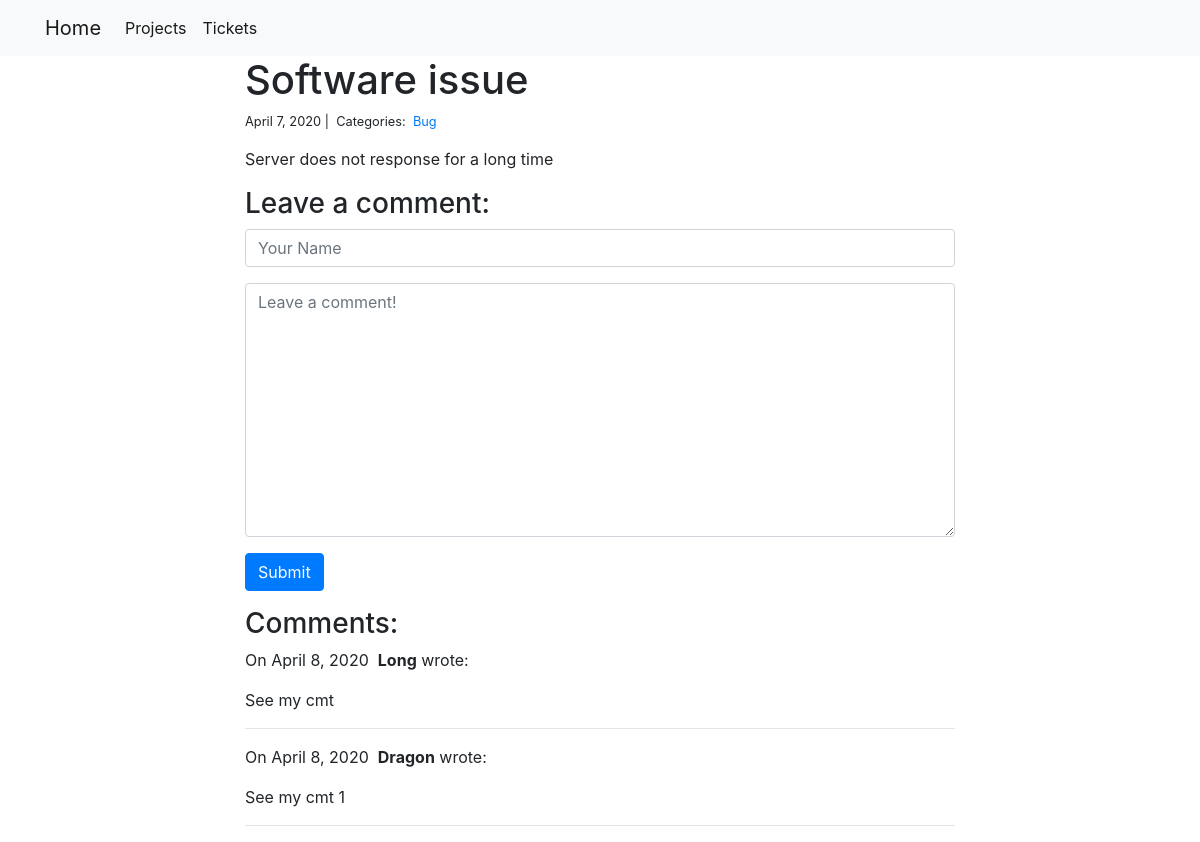
The page /tickets/1/ on the database its author committed.
### tickets/models.py (models this page shows, shortened)
class Ticket(models.Model):
    title = models.CharField(max_length=255)
    body = models.TextField()
    created_on = models.DateTimeField(auto_now_add=True)
    last_modified = models.DateTimeField(auto_now=True)
    categories = models.ManyToManyField('Category', related_name='tickets')

class Category(models.Model):
    name = models.CharField(max_length=20)

class Comment(models.Model):
    author = models.CharField(max_length=60)
    body = models.TextField()
    created_on = models.DateTimeField(auto_now_add=True)
    ticket = models.ForeignKey('Ticket', on_delete=models.CASCADE)

### tickets/views.py (the view, shortened to what this page needs)
# urls.py: path("<int:pk>/", views.ticket_detail, name="ticket_detail"),
def ticket_detail(request, pk):
    ticket = Ticket.objects.get(pk=pk)
    form = CommentForm()
    comments = Comment.objects.filter(ticket=ticket)
    context = {
        "ticket": ticket,
        "comments": comments,
        "form": form
    }
    return render(request, "ticket_detail.html", context)

### tickets/forms.py
class CommentForm(forms.Form):
    author = forms.CharField(
        max_length=60,
        widget=forms.TextInput(attrs={
            "class": "form-control",
            "placeholder": "Your Name"
        })
    )
    body = forms.CharField(widget=forms.Textarea(
        attrs={
            "class": "form-control",
            "placeholder": "Leave a comment!"
        })
    )

### tickets/templates/ticket_detail.html (shortened to what this page needs)
{% extends "base.html" %}
{% block page_content %}
<div class="col-md-8 offset-md-2">
    <h1>{{ ticket.title }}</h1>
    <small>
        {{ ticket.created_on.date }} |&nbsp;
        Categories:&nbsp;
        {% for category in ticket.categories.all %}
        <a href="{% url 'ticket_category' category.name %}">
            {{ category.name }}
        </a>&nbsp;
        {% endfor %}
    </small>
    <p>{{ ticket.body | linebreaks }}</p>
    <h3>Leave a comment:</h3>
    <form action="/tickets/{{ ticket.pk }}/" method="post">
        <div class="form-group">
            {{ form.author }}
        </div>
        <div class="form-group">
            {{ form.body }}
        </div>
        <button type="submit" class="btn btn-primary">Submit</button>
    </form>
    <h3>Comments:</h3>
    {% for comment in comments %}
    <p>
        On {{comment.created_on.date }}&nbsp;
        <b>{{ comment.author }}</b> wrote:
    </p>
    <p>{{ comment.body }}</p>
    <hr>
    {% endfor %}
</div>
{% endblock %}

### rows shown on the page
Ticket: title "Software issue", created_on "April 7, 2020", body "Server does not response for a long time"
Category: name "Bug"
Comment: created_on "April 8, 2020", author "Long", body "See my cmt"
Comment: created_on "April 8, 2020", author "Dragon", body "See my cmt 1"
